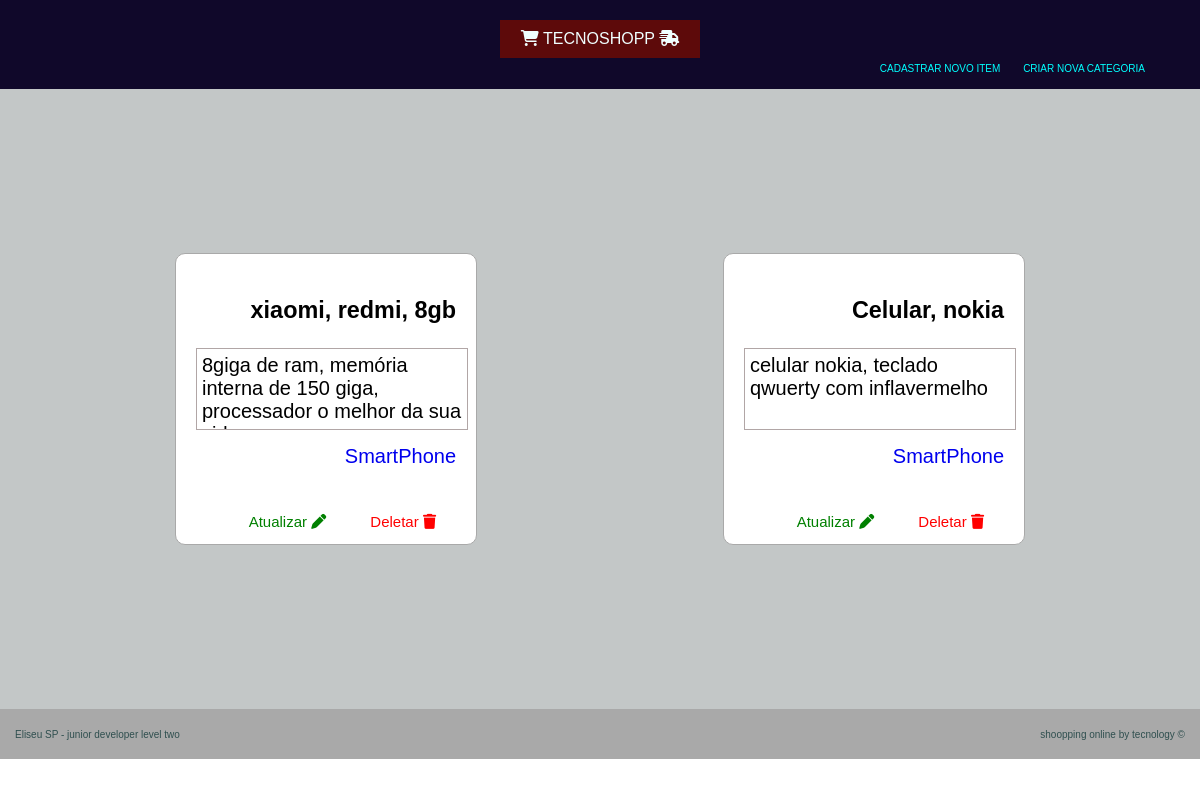
Before: /categoria/produto/3/ with the older database file.
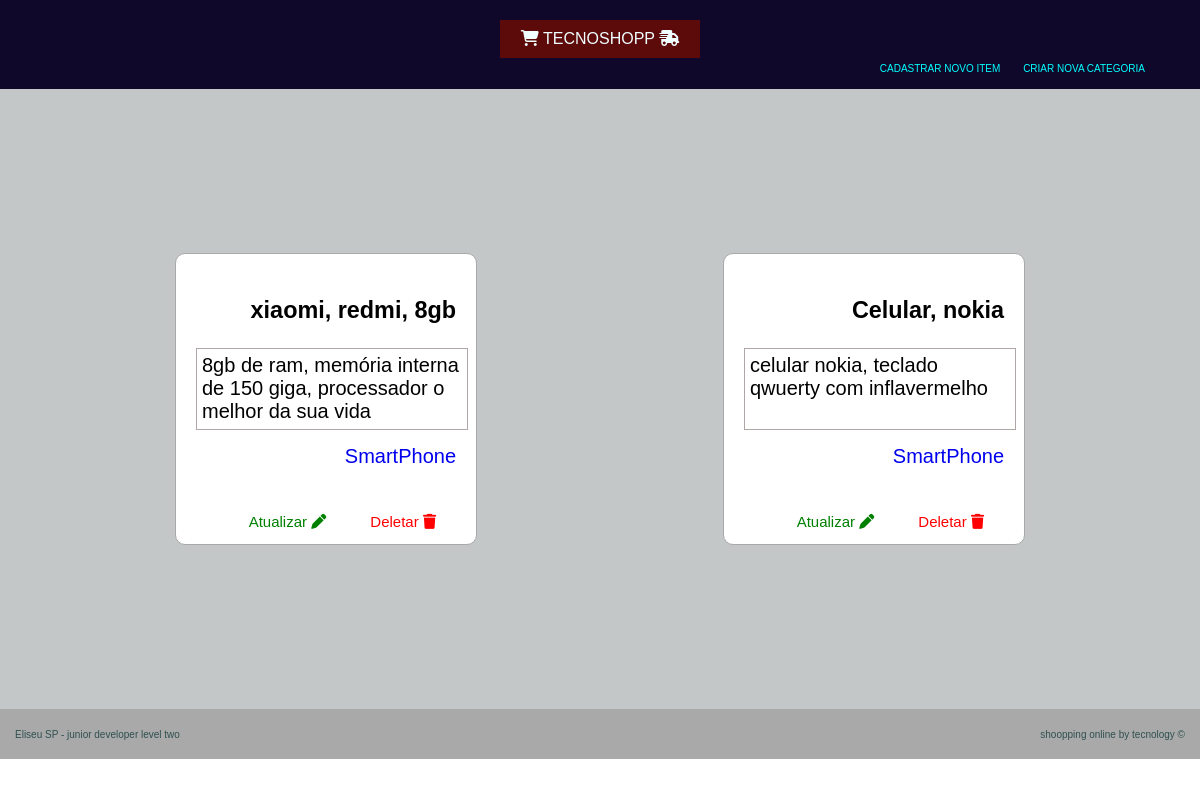
After: the same page with the newer database file.
### tecno/models.py (models this page shows, shortened)
class Produto(models.Model):
    index = models.BigAutoField(primary_key=True)
    nome = models.CharField(max_length=50, null=False)
    descricao = models.TextField()
    categoria = models.ForeignKey(Categoria, on_delete= models.CASCADE)

class Categoria(models.Model):
    index = models.BigAutoField(primary_key=True)
    nome = models.CharField(max_length=50, null=False)

### tecno/views/produto_da_categoria.py (the view)
# urls.py: path('categoria/produto/<int:index>/', produto_da_categoria, name= 'produto_da_categoria'),
def produto_da_categoria(request, index):
    produto = Produto.objects.filter(categoria = index).all()
    context = {
        'produto_da_categoria': produto
    }
    return render(request, 'categoria/produto_da_categoria.html', context= context)

### templates/categoria/produto_da_categoria.html
{% extends 'index.html' %}
{% block content %}
    <div class="main-lista-produto">
        {% for pdc in produto_da_categoria %}
            <div class="card">
                <ul>
                    <li><h3>{{ pdc.nome }}</h3></li>
                    <li class="descricao">{{ pdc.descricao }}</li>
                    <li class="card-categoria"><a href="/categoria/produto/{{pdc.categoria.index}}/">{{ pdc.categoria.nome }}</a></li>
                </ul>
                <div class="card-link">
                    <a class="card-link-atualizar" href="/atualizar/produto/{{pdc.index}}/">Atualizar <i class="fa-solid fa-pen"></i></a>
                    <a class="card-link-deletar" href="/deletar/produto/{{pdc.index}}/">Deletar <i class="fa-solid fa-trash"></i></a>
                </div>
            </div>
    {% endfor %}
    </div>
{% endblock%}

Changed rows visible on the page:
changed Produto "xiaomi, redmi, 8gb": descricao "8giga de ram, memória interna de 150 giga, processador o melhor da sua…" → "8gb de ram, memória interna de 150 giga, processador o melhor da sua vida"
